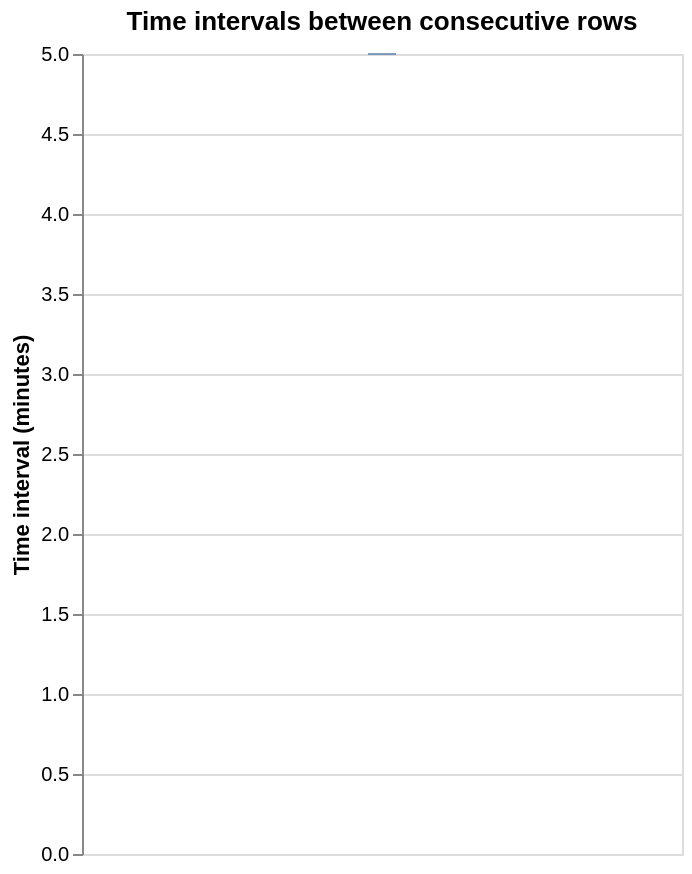

The code cell stored with this chart in its notebook:
### Markdown cell above
Básicamente se actualizan cada 5 minutos.

### Code cell
df = actualizaciones_df.copy()

# Convert strings to datetime
df['ts'] = pd.to_datetime(df['ts'])

# Calculate time difference between consecutive rows (in minutes)
df['intervalo_min'] = df['ts'].diff().dt.total_seconds() / 60

# Exclude NaN and zero values
df_plot = df[df['intervalo_min'] > 0]

# Boxplot
chart = alt.Chart(df_plot).mark_boxplot(
    extent='min-max'
).encode(
    y=alt.Y(
        'intervalo_min:Q',
        title='Time interval (minutes)'
    ),
    tooltip=[
        alt.Tooltip('intervalo_min:Q', title='Interval (min)')
    ]
).properties(
    title='Time intervals between consecutive rows',
    width=300,
    height=400
)

chart

### Figure 1 — Vega-Lite specification as saved in the notebook (floating-point values rounded to 4 significant figures)
{"config": {"view": {"continuousWidth": 300, "continuousHeight": 300}}, "data": {"name": "data-354d1183ebd2c2025c7edc5cba85c337"}, "mark": {"type": "boxplot", "extent": "min-max"}, "encoding": {"tooltip": [{"field": "intervalo_min", "title": "Interval (min)", "type": "quantitative"}], "y": {"field": "intervalo_min", "title": "Time interval (minutes)", "type": "quantitative"}}, "height": 400, "title": "Time intervals between consecutive rows", "width": 300, "$schema": "https://vega.github.io/schema/vega-lite/v6.4.1.json", "datasets": {"data-354d1183ebd2c2025c7edc5cba85c337": [{"ts": "2026-11-14T09:05:00", "intervalo_min": 5.0}, {"ts": "2026-11-14T09:10:00", "intervalo_min": 5.0}, {"ts": "2026-11-14T09:15:00", "intervalo_min": 5.0}, {"ts": "2026-11-14T09:20:00", "intervalo_min": 5.0}, {"ts": "2026-11-14T09:25:00", "intervalo_min": 5.0}, {"ts": "2026-11-14T09:30:00", "intervalo_min": 5.0}, {"ts": "2026-11-14T09:35:00", "intervalo_min": 5.0}, {"ts": "2026-11-14T09:40:00", "intervalo_min": 5.0}, {"ts": "2026-11-14T09:45:00", "intervalo_min": 5.0}, {"ts": "2026-11-14T09:50:00", "intervalo_min": 5.0}, {"ts": "2026-11-14T09:55:00", "intervalo_min": 5.0}, {"ts": "2026-11-14T10:00:00", "intervalo_min": 5.0}, {"ts": "2026-11-14T10:05:00", "intervalo_min": 5.0}, {"ts": "2026-11-14T10:10:00", "intervalo_min": 5.0}, {"ts": "2026-11-14T10:15:00", "intervalo_min": 5.0}, {"ts": "2026-11-14T10:20:00", "intervalo_min": 5.0}, {"ts": "2026-11-14T10:25:00", "intervalo_min": 5.0}, {"ts": "2026-11-14T10:30:00", "intervalo_min": 5.0}, {"ts": "2026-11-14T10:35:00", "intervalo_min": 5.0}, {"ts": "2026-11-14T10:40:00", "intervalo_min": 5.0}, {"ts": "2026-11-14T10:45:00", "intervalo_min": 5.0}, {"ts": "2026-11-14T10:50:00", "intervalo_min": 5.0}, {"ts": "2026-11-14T10:55:00", "intervalo_min": 5.0}, {"ts": "2026-11-14T11:00:00", "intervalo_min": 5.0}, {"ts": "2026-11-14T11:05:00", "intervalo_min": 5.0}, {"ts": "2026-11-14T11:10:00", "intervalo_min": 5.0}, {"ts": "2026-11-14T11:15:00", "intervalo_min": 5.0}, {"ts": "2026-11-14T11:20:00", "intervalo_min": 5.0}, {"ts": "2026-11-14T11:25:00", "intervalo_min": 5.0}, {"ts": "2026-11-14T11:30:00", "intervalo_min": 5.0}, {"ts": "2026-11-14T11:35:00", "intervalo_min": 5.0}, {"ts": "2026-11-14T11:40:00", "intervalo_min": 5.0}, {"ts": "2026-11-14T11:45:00", "intervalo_min": 5.0}, {"ts": "2026-11-14T11:50:00", "intervalo_min": 5.0}, {"ts": "2026-11-14T11:55:00", "intervalo_min": 5.0}, {"ts": "2026-11-14T12:00:00", "intervalo_min": 5.0}, {"ts": "2026-11-14T12:05:00", "intervalo_min": 5.0}, {"ts": "2026-11-14T12:10:00", "intervalo_min": 5.0}, {"ts": "2026-11-14T12:15:00", "intervalo_min": 5.0}, {"ts": "2026-11-14T12:20:00", "intervalo_min": 5.0}, {"ts": "2026-11-14T12:25:00", "intervalo_min": 5.0}, {"ts": "2026-11-14T12:30:00", "intervalo_min": 5.0}, {"ts": "2026-11-14T12:35:00", "intervalo_min": 5.0}, {"ts": "2026-11-14T12:40:00", "intervalo_min": 5.0}, {"ts": "2026-11-14T12:45:00", "intervalo_min": 5.0}, {"ts": "2026-11-14T12:50:00", "intervalo_min": 5.0}, {"ts": "2026-11-14T12:55:00", "intervalo_min": 5.0}, {"ts": "2026-11-14T13:00:00", "intervalo_min": 5.0}, {"ts": "2026-11-14T13:05:00", "intervalo_min": 5.0}, {"ts": "2026-11-14T13:10:00", "intervalo_min": 5.0}, {"ts": "2026-11-14T13:15:00", "intervalo_min": 5.0}, {"ts": "2026-11-14T13:20:00", "intervalo_min": 5.0}, {"ts": "2026-11-14T13:25:00", "intervalo_min": 5.0}, {"ts": "2026-11-14T13:30:00", "intervalo_min": 5.0}, {"ts": "2026-11-14T13:35:00", "intervalo_min": 5.0}, {"ts": "2026-11-14T13:40:00", "intervalo_min": 5.0}, {"ts": "2026-11-14T13:45:00", "intervalo_min": 5.0}, {"ts": "2026-11-14T13:50:00", "intervalo_min": 5.0}, {"ts": "2026-11-14T13:55:00", "intervalo_min": 5.0}, {"ts": "2026-11-14T14:00:00", "intervalo_min": 5.0}, {"ts": "2026-11-14T14:05:00", "intervalo_min": 5.0}, {"ts": "2026-11-14T14:10:00", "intervalo_min": 5.0}, {"ts": "2026-11-14T14:15:00", "intervalo_min": 5.0}, {"ts": "2026-11-14T14:20:00", "intervalo_min": 5.0}, {"ts": "2026-11-14T14:25:00", "intervalo_min": 5.0}, {"ts": "2026-11-14T14:30:00", "intervalo_min": 5.0}, {"ts": "2026-11-14T14:35:00", "intervalo_min": 5.0}, {"ts": "2026-11-14T14:40:00", "intervalo_min": 5.0}, {"ts": "2026-11-14T14:45:00", "intervalo_min": 5.0}, {"ts": "2026-11-14T14:50:00", "intervalo_min": 5.0}, {"ts": "2026-11-14T14:55:00", "intervalo_min": 5.0}, {"ts": "2026-11-14T15:00:00", "intervalo_min": 5.0}, {"ts": "2026-11-14T15:05:00", "intervalo_min": 5.0}, {"ts": "2026-11-14T15:10:00", "intervalo_min": 5.0}, {"ts": "2026-11-14T15:15:00", "intervalo_min": 5.0}]}}
